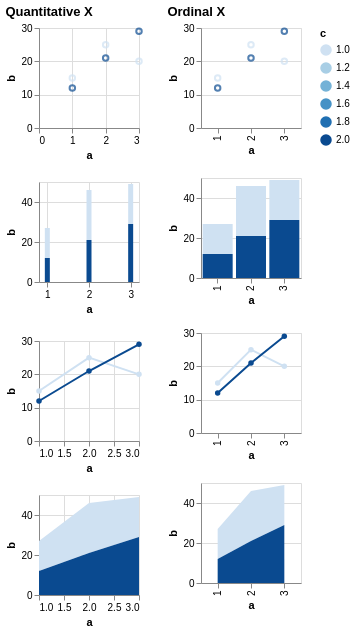

Source (Vega-Lite JSON):
### Vega-Lite specification from a JSON file in a GitHub repository (floating-point values rounded to 4 significant figures)
{"$schema": "https://vega.github.io/schema/vega-lite/v6.json", "description": "Testing invalid", "data": {"values": [{"a": 1, "b": 15, "c": 1}, {"a": 2, "b": 25, "c": 1}, {"a": 3, "b": 20, "c": 1}, {"a": 1, "b": 12, "c": 2}, {"a": 2, "b": 21, "c": 2}, {"a": 3, "b": 29, "c": 2}, {"a": 1, "b": 8, "c": null}, {"a": 2, "b": 31, "c": null}, {"a": 3, "b": 49, "c": null}]}, "config": {"mark": {"invalid": "filter", "tooltip": true}}, "hconcat": [{"title": "Quantitative X", "vconcat": [{"width": 100, "height": 100, "mark": "point", "encoding": {"x": {"field": "a", "type": "quantitative"}, "y": {"field": "b", "type": "quantitative"}, "color": {"field": "c", "type": "quantitative"}}}, {"width": 100, "height": 100, "mark": "bar", "encoding": {"x": {"field": "a", "type": "quantitative"}, "y": {"field": "b", "type": "quantitative"}, "color": {"field": "c", "type": "quantitative"}}}, {"width": 100, "height": 100, "mark": {"type": "line", "point": true}, "encoding": {"x": {"field": "a", "type": "quantitative"}, "y": {"field": "b", "type": "quantitative"}, "color": {"field": "c", "type": "quantitative"}}}, {"width": 100, "height": 100, "mark": "area", "encoding": {"x": {"field": "a", "type": "quantitative"}, "y": {"field": "b", "type": "quantitative"}, "color": {"field": "c", "type": "quantitative"}}}]}, {"title": "Ordinal X", "vconcat": [{"width": 100, "height": 100, "mark": "point", "encoding": {"x": {"field": "a", "type": "ordinal"}, "y": {"field": "b", "type": "quantitative"}, "color": {"field": "c", "type": "quantitative"}}}, {"width": 100, "height": 100, "mark": "bar", "encoding": {"x": {"field": "a", "type": "ordinal"}, "y": {"field": "b", "type": "quantitative"}, "color": {"field": "c", "type": "quantitative"}}}, {"width": 100, "height": 100, "mark": {"type": "line", "point": true}, "encoding": {"x": {"field": "a", "type": "ordinal"}, "y": {"field": "b", "type": "quantitative"}, "color": {"field": "c", "type": "quantitative"}}}, {"width": 100, "height": 100, "mark": "area", "encoding": {"x": {"field": "a", "type": "ordinal"}, "y": {"field": "b", "type": "quantitative"}, "color": {"field": "c", "type": "quantitative"}}}]}]}
